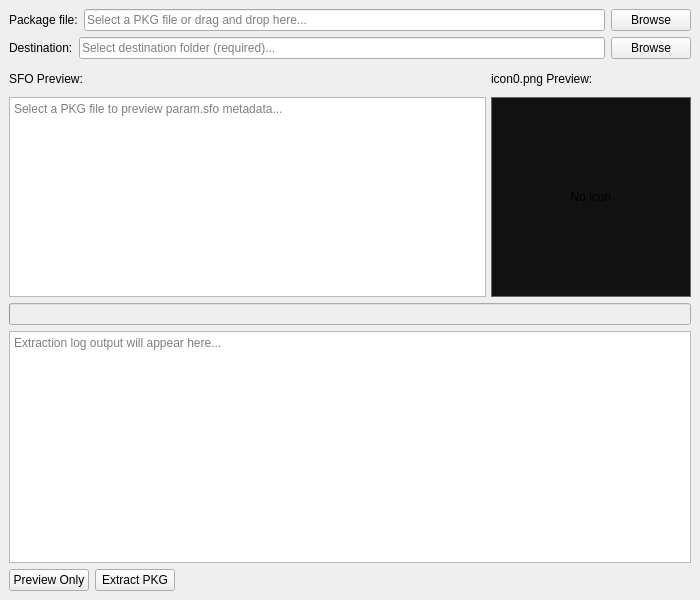
<?xml version="1.0" encoding="UTF-8"?>
<ui version="4.0">
 <class>PkgXtractorWindow</class>
 <widget class="QMainWindow" name="PkgXtractorWindow">
  <property name="geometry">
   <rect>
    <x>0</x>
    <y>0</y>
    <width>700</width>
    <height>600</height>
   </rect>
  </property>
  <property name="windowTitle">
   <string>pkgxtractor-qt</string>
  </property>
  <widget class="QWidget" name="centralwidget">
   <layout class="QVBoxLayout" name="verticalLayout">
    <item>
     <layout class="QHBoxLayout" name="pkgFileLayout">
      <item>
       <widget class="QLabel" name="label">
        <property name="text">
         <string>Package file:</string>
        </property>
       </widget>
      </item>
      <item>
       <widget class="QLineEdit" name="m_pkgPathInput">
        <property name="placeholderText">
         <string>Select a PKG file or drag and drop here...</string>
        </property>
       </widget>
      </item>
      <item>
       <widget class="QPushButton" name="m_browsePkgBtn">
        <property name="text">
         <string>Browse</string>
        </property>
       </widget>
      </item>
     </layout>
    </item>
    <item>
     <layout class="QHBoxLayout" name="outputDirLayout">
      <item>
       <widget class="QLabel" name="label_2">
        <property name="text">
         <string>Destination:</string>
        </property>
       </widget>
      </item>
      <item>
       <widget class="QLineEdit" name="m_outputPathInput">
        <property name="placeholderText">
         <string>Select destination folder (required)...</string>
        </property>
       </widget>
      </item>
      <item>
       <widget class="QPushButton" name="m_browseOutputBtn">
        <property name="text">
         <string>Browse</string>
        </property>
       </widget>
      </item>
     </layout>
    </item>
    <item>
     <layout class="QHBoxLayout" name="previewLayout">
      <property name="spacing">
       <number>5</number>
      </property>
      <item>
       <layout class="QVBoxLayout" name="sfoLayout">
        <item>
         <widget class="QLabel" name="label_3">
          <property name="text">
           <string>SFO Preview:</string>
          </property>
         </widget>
        </item>
        <item>
         <widget class="QTextEdit" name="m_sfoPreview">
          <property name="minimumSize">
           <size>
            <width>0</width>
            <height>200</height>
           </size>
          </property>
          <property name="maximumSize">
           <size>
            <width>16777215</width>
            <height>200</height>
           </size>
          </property>
          <property name="readOnly">
           <bool>true</bool>
          </property>
          <property name="placeholderText">
           <string>Select a PKG file to preview param.sfo metadata...</string>
          </property>
         </widget>
        </item>
       </layout>
      </item>
      <item>
       <layout class="QVBoxLayout" name="iconLayout">
        <item>
         <widget class="QLabel" name="label_4">
          <property name="text">
           <string>icon0.png Preview:</string>
          </property>
         </widget>
        </item>
        <item>
         <widget class="QLabel" name="m_iconPreview">
          <property name="minimumSize">
           <size>
            <width>200</width>
            <height>200</height>
           </size>
          </property>
          <property name="maximumSize">
           <size>
            <width>200</width>
            <height>200</height>
           </size>
          </property>
          <property name="styleSheet">
           <string>QLabel { border: 1px solid #666; background: #111; }</string>
          </property>
          <property name="text">
           <string>No icon</string>
          </property>
          <property name="alignment">
           <set>Qt::AlignmentFlag::AlignCenter</set>
          </property>
         </widget>
        </item>
       </layout>
      </item>
     </layout>
    </item>
    <item>
     <widget class="QProgressBar" name="m_progressBar">
      <property name="enabled">
       <bool>false</bool>
      </property>
     </widget>
    </item>
    <item>
     <widget class="QTextEdit" name="m_logOutput">
      <property name="readOnly">
       <bool>true</bool>
      </property>
      <property name="placeholderText">
       <string>Extraction log output will appear here...</string>
      </property>
     </widget>
    </item>
    <item>
     <layout class="QHBoxLayout" name="actionLayout">
      <item>
       <widget class="QPushButton" name="m_previewBtn">
        <property name="text">
         <string>Preview Only</string>
        </property>
       </widget>
      </item>
      <item>
       <widget class="QPushButton" name="m_extractBtn">
        <property name="text">
         <string>Extract PKG</string>
        </property>
       </widget>
      </item>
      <item>
       <spacer name="horizontalSpacer">
        <property name="orientation">
         <enum>Qt::Orientation::Horizontal</enum>
        </property>
        <property name="sizeHint" stdset="0">
         <size>
          <width>40</width>
          <height>20</height>
         </size>
        </property>
       </spacer>
      </item>
     </layout>
    </item>
   </layout>
  </widget>
 </widget>
 <resources/>
 <connections/>
</ui>
